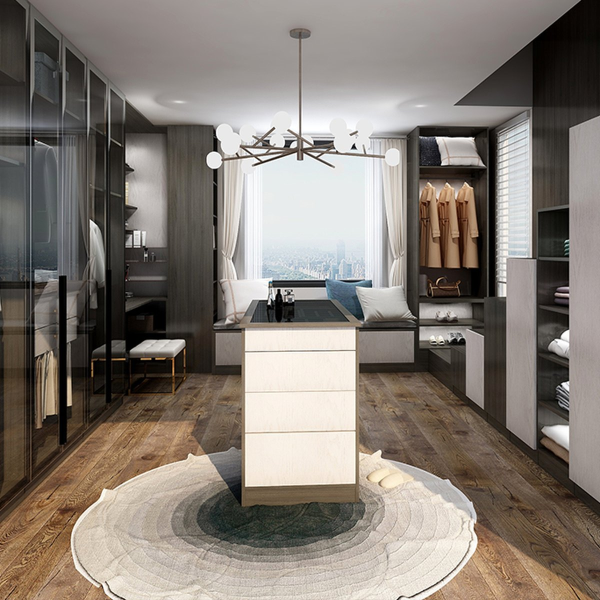
#> input picture img/products/glass-door-wardrobe-system/1.jpg, 1200 x 1200 px (shown at 1/2 size); its folder holds only this picture in this run
$ python clean-wardrobe-source-images.py
#> lines starting #> are read from the running program, lines starting #| are printed output that depends on the picture
from pathlib import Path
from PIL import Image


PRODUCTS = (
    "glass-door-wardrobe-system",
    "wardrobe-living-room-cabinet-system",
    "glass-wardrobe-closet-system",
    "sliding-door-wardrobe-dressing-table",
    "modern-glass-door-bedroom-wardrobe",
)


root = Path(__file__).resolve().parents[1] / "img" / "products"

for product in PRODUCTS:
    folder = root / product
    for path in sorted(folder.glob("*.jpg")):
        with Image.open(path) as source:
#> source is the input picture: PIL image 1200x1200 RGB; mean R, G, B 133, 124.6, 116.6
            image = source.convert("RGB")
            width, height = image.size
#> width = 1200; height = 1200
            # Supplier marks occupy the upper-left ceiling/wall band. Removing
            # that band preserves the cabinetry itself and avoids fabricated pixels.
            top = round(height * 0.145)
#> top = 174
            side = min(width, height - top)
#> side = 1026
            left = max(0, (width - side) // 2)
#> left = 87
            cleaned = image.crop((left, top, left + side, top + side))
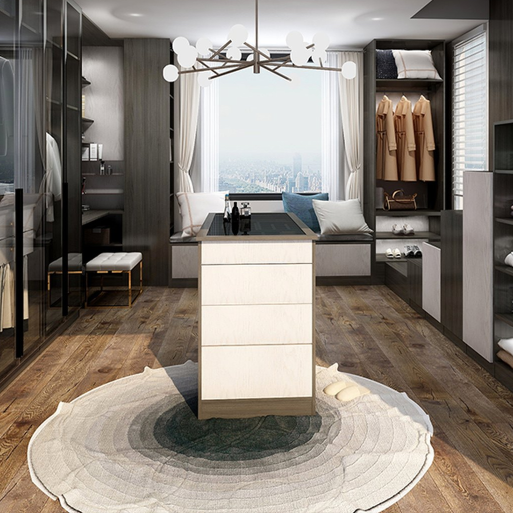
#> cleaned: PIL image 1026x1026 RGB (shown at 1/2 size); mean R, G, B 139.7, 131.1, 122.3
            cleaned = cleaned.resize((1200, 1200), Image.Resampling.LANCZOS)
#> cleaned: PIL image 1200x1200 RGB
            cleaned.save(path, "JPEG", quality=86, optimize=True, progressive=True)
        print(path.relative_to(root.parent.parent))
